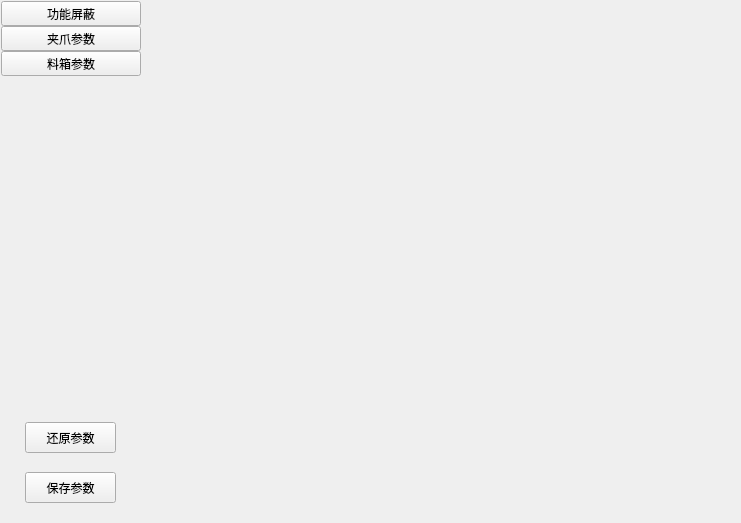
<?xml version="1.0" encoding="UTF-8"?>
<ui version="4.0">
 <class>WidgetSystemSet</class>
 <widget class="QWidget" name="WidgetSystemSet">
  <property name="geometry">
   <rect>
    <x>0</x>
    <y>0</y>
    <width>741</width>
    <height>523</height>
   </rect>
  </property>
  <property name="windowTitle">
   <string>Form</string>
  </property>
  <layout class="QHBoxLayout" name="horizontalLayout">
   <property name="leftMargin">
    <number>1</number>
   </property>
   <property name="topMargin">
    <number>1</number>
   </property>
   <property name="rightMargin">
    <number>6</number>
   </property>
   <property name="bottomMargin">
    <number>1</number>
   </property>
   <item>
    <widget class="QWidget" name="widgetLeftBar" native="true">
     <property name="maximumSize">
      <size>
       <width>140</width>
       <height>16777215</height>
      </size>
     </property>
     <layout class="QVBoxLayout" name="verticalLayout_2">
      <property name="spacing">
       <number>0</number>
      </property>
      <property name="leftMargin">
       <number>0</number>
      </property>
      <property name="topMargin">
       <number>0</number>
      </property>
      <property name="rightMargin">
       <number>0</number>
      </property>
      <property name="bottomMargin">
       <number>0</number>
      </property>
      <item>
       <widget class="QToolButton" name="btnShiled_1">
        <property name="sizePolicy">
         <sizepolicy hsizetype="Expanding" vsizetype="Fixed">
          <horstretch>0</horstretch>
          <verstretch>0</verstretch>
         </sizepolicy>
        </property>
        <property name="text">
         <string>功能屏蔽</string>
        </property>
       </widget>
      </item>
      <item>
       <widget class="QToolButton" name="btnGrip_2">
        <property name="sizePolicy">
         <sizepolicy hsizetype="Expanding" vsizetype="Fixed">
          <horstretch>0</horstretch>
          <verstretch>0</verstretch>
         </sizepolicy>
        </property>
        <property name="text">
         <string>夹爪参数</string>
        </property>
       </widget>
      </item>
      <item>
       <widget class="QToolButton" name="btnBox_3">
        <property name="sizePolicy">
         <sizepolicy hsizetype="Expanding" vsizetype="Fixed">
          <horstretch>0</horstretch>
          <verstretch>0</verstretch>
         </sizepolicy>
        </property>
        <property name="text">
         <string>料箱参数</string>
        </property>
       </widget>
      </item>
      <item>
       <spacer name="verticalSpacer_2">
        <property name="orientation">
         <enum>Qt::Vertical</enum>
        </property>
        <property name="sizeHint" stdset="0">
         <size>
          <width>20</width>
          <height>471</height>
         </size>
        </property>
       </spacer>
      </item>
      <item>
       <widget class="QWidget" name="widget_Param" native="true">
        <property name="sizePolicy">
         <sizepolicy hsizetype="Preferred" vsizetype="Fixed">
          <horstretch>0</horstretch>
          <verstretch>0</verstretch>
         </sizepolicy>
        </property>
        <property name="minimumSize">
         <size>
          <width>0</width>
          <height>110</height>
         </size>
        </property>
        <widget class="QPushButton" name="btnUpdateUI">
         <property name="geometry">
          <rect>
           <x>24</x>
           <y>10</y>
           <width>91</width>
           <height>31</height>
          </rect>
         </property>
         <property name="text">
          <string>还原参数</string>
         </property>
        </widget>
        <widget class="QPushButton" name="btnSaveParam">
         <property name="geometry">
          <rect>
           <x>24</x>
           <y>60</y>
           <width>91</width>
           <height>31</height>
          </rect>
         </property>
         <property name="text">
          <string>保存参数</string>
         </property>
        </widget>
       </widget>
      </item>
     </layout>
    </widget>
   </item>
   <item>
    <widget class="QWidget" name="widgetFunc" native="true">
     <layout class="QGridLayout" name="gridLayout_2">
      <property name="leftMargin">
       <number>0</number>
      </property>
      <property name="topMargin">
       <number>0</number>
      </property>
      <property name="rightMargin">
       <number>0</number>
      </property>
      <property name="bottomMargin">
       <number>0</number>
      </property>
      <item row="0" column="0">
       <widget class="QStackedWidget" name="stackedWidget"/>
      </item>
     </layout>
    </widget>
   </item>
  </layout>
 </widget>
 <resources/>
 <connections/>
</ui>
